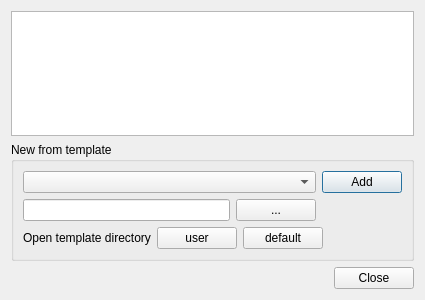
<?xml version="1.0" encoding="UTF-8"?>
<ui version="4.0">
 <class>ComposerManagerBase</class>
 <widget class="QDialog" name="ComposerManagerBase">
  <property name="geometry">
   <rect>
    <x>0</x>
    <y>0</y>
    <width>425</width>
    <height>300</height>
   </rect>
  </property>
  <property name="minimumSize">
   <size>
    <width>425</width>
    <height>300</height>
   </size>
  </property>
  <property name="windowTitle">
   <string>Composer manager</string>
  </property>
  <layout class="QVBoxLayout" name="verticalLayout">
   <item>
    <widget class="QListWidget" name="mComposerListWidget">
     <property name="selectionMode">
      <enum>QAbstractItemView::ExtendedSelection</enum>
     </property>
     <property name="selectionBehavior">
      <enum>QAbstractItemView::SelectRows</enum>
     </property>
    </widget>
   </item>
   <item>
    <widget class="QgsCollapsibleGroupBox" name="mTemplateGrpBox">
     <property name="minimumSize">
      <size>
       <width>0</width>
       <height>0</height>
      </size>
     </property>
     <property name="focusPolicy">
      <enum>Qt::StrongFocus</enum>
     </property>
     <property name="title">
      <string>New from template</string>
     </property>
     <layout class="QGridLayout" name="gridLayout">
      <property name="spacing">
       <number>6</number>
      </property>
      <item row="0" column="2">
       <widget class="QPushButton" name="mAddButton">
        <property name="sizePolicy">
         <sizepolicy hsizetype="Maximum" vsizetype="Fixed">
          <horstretch>0</horstretch>
          <verstretch>0</verstretch>
         </sizepolicy>
        </property>
        <property name="text">
         <string>Add</string>
        </property>
       </widget>
      </item>
      <item row="0" column="0" colspan="2">
       <widget class="QComboBox" name="mTemplate"/>
      </item>
      <item row="1" column="0">
       <widget class="QLineEdit" name="mTemplatePathLineEdit"/>
      </item>
      <item row="1" column="1">
       <widget class="QPushButton" name="mTemplatePathBtn">
        <property name="text">
         <string>...</string>
        </property>
       </widget>
      </item>
      <item row="2" column="0" colspan="3">
       <layout class="QHBoxLayout" name="horizontalLayout">
        <item>
         <widget class="QLabel" name="label">
          <property name="sizePolicy">
           <sizepolicy hsizetype="Maximum" vsizetype="Preferred">
            <horstretch>0</horstretch>
            <verstretch>0</verstretch>
           </sizepolicy>
          </property>
          <property name="text">
           <string>Open template directory</string>
          </property>
         </widget>
        </item>
        <item>
         <widget class="QPushButton" name="mTemplatesUserDirBtn">
          <property name="sizePolicy">
           <sizepolicy hsizetype="Maximum" vsizetype="Fixed">
            <horstretch>0</horstretch>
            <verstretch>0</verstretch>
           </sizepolicy>
          </property>
          <property name="text">
           <string>user</string>
          </property>
         </widget>
        </item>
        <item>
         <widget class="QPushButton" name="mTemplatesDefaultDirBtn">
          <property name="sizePolicy">
           <sizepolicy hsizetype="Maximum" vsizetype="Fixed">
            <horstretch>0</horstretch>
            <verstretch>0</verstretch>
           </sizepolicy>
          </property>
          <property name="text">
           <string>default</string>
          </property>
         </widget>
        </item>
        <item>
         <spacer name="horizontalSpacer">
          <property name="orientation">
           <enum>Qt::Horizontal</enum>
          </property>
          <property name="sizeHint" stdset="0">
           <size>
            <width>40</width>
            <height>20</height>
           </size>
          </property>
         </spacer>
        </item>
       </layout>
      </item>
     </layout>
    </widget>
   </item>
   <item>
    <widget class="QDialogButtonBox" name="mButtonBox">
     <property name="orientation">
      <enum>Qt::Horizontal</enum>
     </property>
     <property name="standardButtons">
      <set>QDialogButtonBox::Close</set>
     </property>
    </widget>
   </item>
  </layout>
 </widget>
 <customwidgets>
  <customwidget>
   <class>QgsCollapsibleGroupBox</class>
   <extends>QGroupBox</extends>
   <header>qgscollapsiblegroupbox.h</header>
   <container>1</container>
  </customwidget>
 </customwidgets>
 <tabstops>
  <tabstop>mComposerListWidget</tabstop>
  <tabstop>mTemplateGrpBox</tabstop>
  <tabstop>mTemplate</tabstop>
  <tabstop>mAddButton</tabstop>
  <tabstop>mTemplatePathLineEdit</tabstop>
  <tabstop>mTemplatePathBtn</tabstop>
  <tabstop>mTemplatesUserDirBtn</tabstop>
  <tabstop>mTemplatesDefaultDirBtn</tabstop>
  <tabstop>mButtonBox</tabstop>
 </tabstops>
 <resources/>
 <connections>
  <connection>
   <sender>mButtonBox</sender>
   <signal>accepted()</signal>
   <receiver>ComposerManagerBase</receiver>
   <slot>accept()</slot>
   <hints>
    <hint type="sourcelabel">
     <x>266</x>
     <y>295</y>
    </hint>
    <hint type="destinationlabel">
     <x>157</x>
     <y>274</y>
    </hint>
   </hints>
  </connection>
  <connection>
   <sender>mButtonBox</sender>
   <signal>rejected()</signal>
   <receiver>ComposerManagerBase</receiver>
   <slot>reject()</slot>
   <hints>
    <hint type="sourcelabel">
     <x>266</x>
     <y>295</y>
    </hint>
    <hint type="destinationlabel">
     <x>286</x>
     <y>274</y>
    </hint>
   </hints>
  </connection>
 </connections>
</ui>
